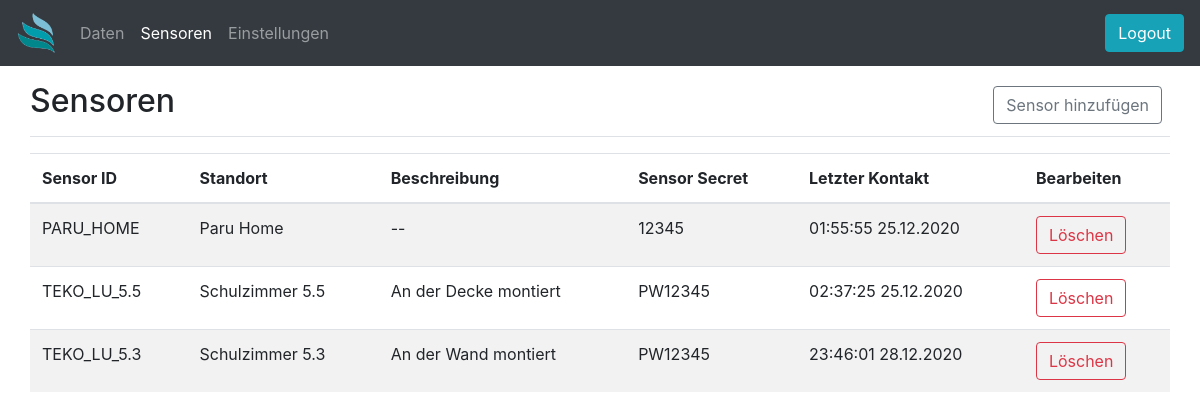
Page /sensors (signed in) on the earlier database version.
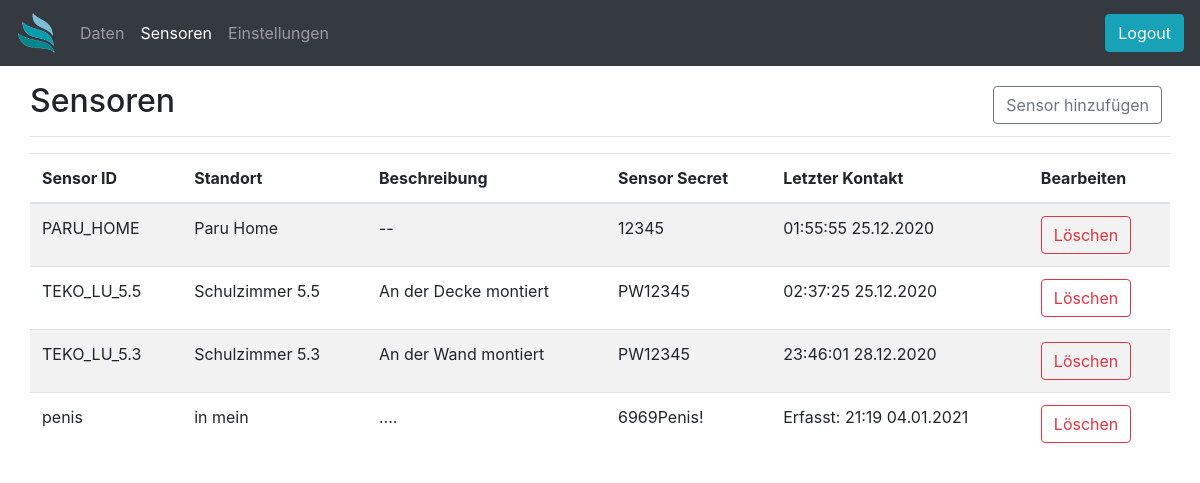
Same page on the later database version.
### app.py (models this page shows)
class dbSensors(db.Model):
    id = db.Column(db.Integer, primary_key=True)
    sensorid = db.Column(db.String(10), nullable=False)
    sensorsecret = db.Column(db.String(10), nullable=False)
    lastseen = db.Column(db.String(20))
    location = db.Column(db.String(50))
    description = db.Column(db.Text)

### app.py (the view)
@app.route('/sensors', methods=['GET'])
@login_required
def sensors():
    return render_template('sensors.html', sensors=dbSensors.query.all())

### app.py (called while the page is built)
@login_manager.user_loader
def load_user(user_id):
    return dbUsers.query.get(int(user_id))

### templates/sensors.html (shortened to what this page needs)
{% extends 'base.html' %}
{% block body %}
{% set error = request.args.get('error') %}
<div class="container-fluid">
    <main role="main" class="col-md">
        <div
            class="d-flex justify-content-between flex-wrap flex-md-nowrap align-items-center pt-3 pb-2 mb-3 border-bottom">
            <h1 class="h2">Sensoren</h1>
            <div class="btn-toolbar mb-2 mb-md-0">
                <div class="btn-group mr-2">
                    <button type="button" class="btn btn btn-outline-secondary" data-toggle="modal"
                        data-target="#addSensor">
                        Sensor hinzufügen
                    </button>
                </div>
            </div>
        </div>
        <div class="table-responsive">
            <table class="table table-striped table">
                <thead>
                    <tr>
                        <th>Sensor ID</th>
                        <th>Standort</th>
                        <th>Beschreibung</th>
                        <th>Sensor Secret</th>
                        <th>Letzter Kontakt</th>
                        <th>Bearbeiten</th>
                    </tr>
                </thead>
                <tbody>
                    {% for x in sensors %}
                    <tr>
                        <td>{{ x.sensorid }}</td>
                        <td>{{ x.location }}</td>
                        <td>{{ x.description}}</td>
                        <td>{{ x.sensorsecret }}</td>
                        <td>{{ x.lastseen }}</td>
                        <td>
                            <button type="button" class="btn btn-outline-danger" data-toggle="modal"
                                data-target="#deleteSensor" data-sensorid="{{ x.sensorid }}">
                                Löschen
                            </button>
                        </td>
                    </tr>
                    {% endfor %}
                </tbody>
            </table>
        </div>
    </main>
</div>
{% endblock %}

### templates/base.html (shortened to what this page needs)
<!DOCTYPE html>
<html lang="de">
<head>
    <link rel="stylesheet" href="https://cdn.jsdelivr.net/npm/bootstrap@4.5.3/dist/css/bootstrap.min.css"
>
</head>
<body>
    <nav class="navbar navbar-expand navbar-dark bg-dark">
        <a class="navbar-brand" href="/">
            <img src="{{url_for('static', filename='Logo_trans.png')}}" width="40" height="40"/>
        </a>
        <div class="collapse navbar-collapse" id="navbarsExample02">
            <ul class="navbar-nav mr-auto">
                <li class="nav-item {% if url_for(request.endpoint)=='/' %} active {%endif%}">
                    <a class="nav-link" href="/">Daten</a>
                </li>
                {% if current_user.is_authenticated %}
                <li class="nav-item {% if url_for(request.endpoint)=='/sensors' %} active {%endif%}">
                    <a class="nav-link" href="/sensors">Sensoren</a>
                </li>
                <li class="nav-item {% if url_for(request.endpoint)=='/admin' %} active {%endif%}">
                    <a class="nav-link" href="/admin">Einstellungen</a>
                </li>
                {% endif %}
            </ul>
            {% if current_user.is_authenticated %}
            <form class="form-inline my-2 my-md-0" action="/logout" method="GET">
                <input class="btn btn-info" type="submit" value="Logout">
            </form>
            {% else %}
            <button type="button" class="btn btn-info" data-toggle="modal" data-target="#loginModal">Login</button>
            {% endif %}
        </div>
    </nav>
    {% block body %} {% endblock %}
</body>
</html>

Differences in the rows shown:
added dbSensors: sensorid "penis", location "in mein", description "....", sensorsecret "6969Penis!", lastseen "Erfasst: 21:19 04.01.2021"
